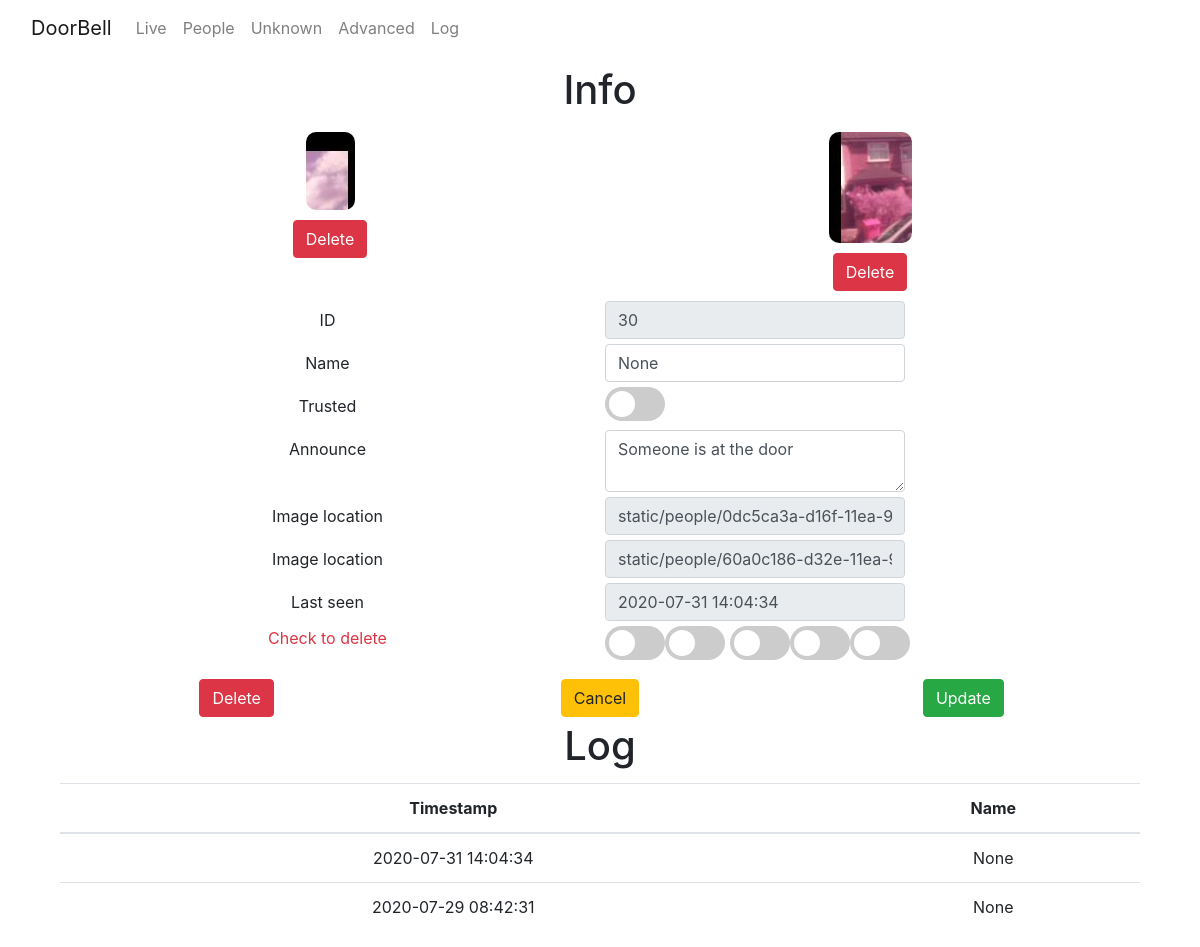
Before: /person/30 with the older database file.
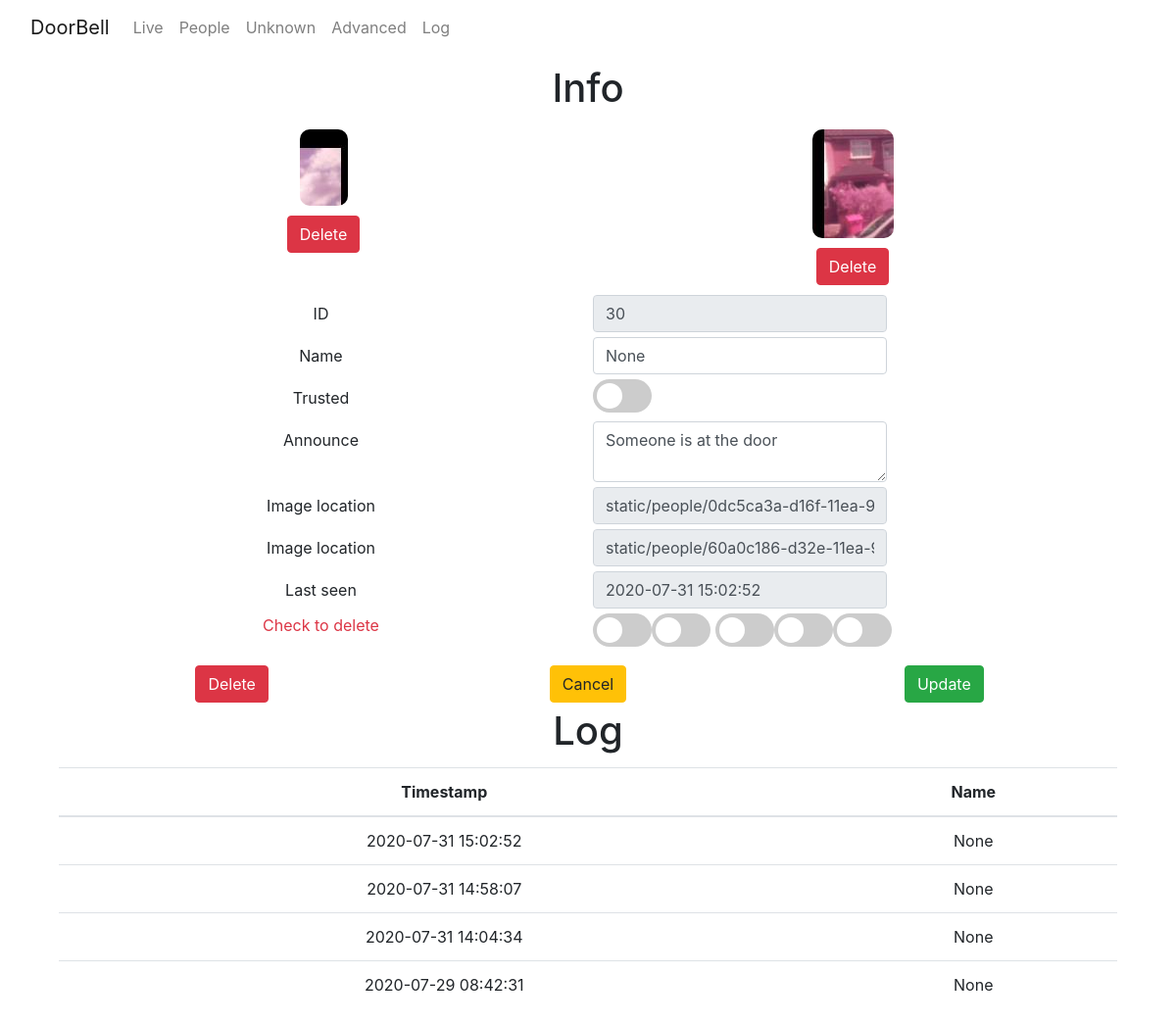
After: the same page with the newer database file.
### tables this page shows
CREATE TABLE "faces" (
	"id"	INTEGER NOT NULL,
	"person_id"	INTEGER,
	"image_loc"	text,
	"0"	NUMERIC,
	"1"	NUMERIC,
	"2"	NUMERIC,
	"3"	NUMERIC,
	"4"	NUMERIC,
	"5"	NUMERIC,
	"6"	NUMERIC,
	"7"	NUMERIC,
	"8"	NUMERIC,
	"9"	NUMERIC,
	"10"	NUMERIC,
	"11"	NUMERIC,
	"12"	NUMERIC,
	"13"	NUMERIC,
	"14"	NUMERIC,
	"15"	NUMERIC,
	"16"	NUMERIC,
	"17"	NUMERIC,
	"18"	NUMERIC,
	"19"	NUMERIC,
	"20"	NUMERIC,
	"21"	NUMERIC,
	"22"	NUMERIC,
	"23"	NUMERIC,
	"24"	NUMERIC,
	"25"	NUMERIC,
	"26"	NUMERIC,
	"27"	NUMERIC,
	"28"	NUMERIC,
	"29"	NUMERIC,
	"30"	NUMERIC,
	"31"	NUMERIC,
	"32"	NUMERIC,
	"33"	NUMERIC,
	"34"	NUMERIC,
	"35"	NUMERIC,
	"36"	NUMERIC,
	"37"	NUMERIC,
	"38"	NUMERIC,
	"39"	NUMERIC,
	"40"	NUMERIC,
	"41"	NUMERIC,
	"42"	NUMERIC,
	"43"	NUMERIC,
	"44"	NUMERIC,
	"45"	NUMERIC,
	"46"	NUMERIC,
	"47"	NUMERIC,
	"48"	NUMERIC,
	"49"	NUMERIC,
	"50"	NUMERIC,
	"51"	NUMERIC,
	"52"	NUMERIC,
	"53"	NUMERIC,
	"54"	NUMERIC,
	"55"	NUMERIC,
	"56"	NUMERIC,
	"57"	NUMERIC,
	"58"	NUMERIC,
	"59"	NUMERIC,
	"60"	NUMERIC,
	"61"	NUMERIC,
	"62"	NUMERIC,
	"63"	NUMERIC,
	"64"	NUMERIC,
	"65"	NUMERIC,
	"66"	NUMERIC,
	"67"	NUMERIC,
	"68"	NUMERIC,
	"69"	NUMERIC,
	"70"	NUMERIC,
	"71"	NUMERIC,
	"72"	NUMERIC,
	"73"	NUMERIC,
	"74"	NUMERIC,
	"75"	NUMERIC,
	"76"	NUMERIC,
	"77"	NUMERIC,
	"78"	NUMERIC,
	"79"	NUMERIC,
	"80"	NUMERIC,
	"81"	NUMERIC,
	"82"	NUMERIC,
	"83"	NUMERIC,
	"84"	NUMERIC,
	"85"	NUMERIC,
	"86"	NUMERIC,
	"87"	NUMERIC,
	"88"	NUMERIC,
	"89"	NUMERIC,
	"90"	NUMERIC,
	"91"	NUMERIC,
	"92"	NUMERIC,
	"93"	NUMERIC,
	"94"	NUMERIC,
	"95"	NUMERIC,
	"96"	NUMERIC,
	"97"	NUMERIC,
	"98"	NUMERIC,
	"99"	NUMERIC,
	"100"	NUMERIC,
	"101"	NUMERIC,
	"102"	NUMERIC,
	"103"	NUMERIC,
	"104"	NUMERIC,
	"105"	NUMERIC,
	"106"	NUMERIC,
	"107"	NUMERIC,
	"108"	NUMERIC,
	"109"	NUMERIC,
	"110"	NUMERIC,
	"111"	NUMERIC,
	"112"	NUMERIC,
	"113"	NUMERIC,
	"114"	NUMERIC,
	"115"	NUMERIC,
	"116"	NUMERIC,
	"117"	NUMERIC,
	"118"	NUMERIC,
	"119"	NUMERIC,
	"120"	NUMERIC,
	"121"	NUMERIC,
	"122"	NUMERIC,
	"123"	NUMERIC,
	"124"	NUMERIC,
	"125"	NUMERIC,
	"126"	NUMERIC,
	"127"	NUMERIC,
	PRIMARY KEY("id")
);

CREATE TABLE "people" (
	"id"	INTEGER NOT NULL,
	"name"	TEXT,
	"trusted"	boolean,
	"announce"	TEXT, pin TEXT,
	PRIMARY KEY("id")
);

CREATE TABLE "log" (
	"id"	INTEGER NOT NULL,
	"person_id"	TEXT NOT NULL,
	"datetime"	DATETIME NOT NULL DEFAULT CURRENT_TIMESTAMP,
	"distance"	FLOAT,
	PRIMARY KEY("id")
);

### app.py (the view)
@app.route("/person/<person_id>")
def person_page(person_id):
    person = db.execute("select * from people join faces on people.id = faces.person_id where people.id = ?", person_id)
    log = db.execute("SELECT * FROM log JOIN people ON person_id = people.id WHERE person_id LIKE ? OR datetime IN (SELECT datetime FROM log WHERE person_id LIKE ?) ORDER BY datetime DESC",person_id ,person_id)
    return render_template("/person.html", person=person, log=log)

### app.py (called while the page is built)
@app.after_request
def after_request(response):
    response.headers["Cache-Control"] = "no-cache, no-store, must-revalidate"
    response.headers["Expires"] = 0
    response.headers["Pragma"] = "no-cache"
    return response

### templates/person.html (shortened to what this page needs)
<!DOCTYPE html>
<html>
<head>
    <link rel="stylesheet" href="{{ url_for('static', filename='assets/bootstrap/css/bootstrap.min.css') }}">
    <link rel="stylesheet" href="{{ url_for('static', filename='assets/css/styles.min.css') }}">
</head>
<body>
    <nav class="navbar navbar-light navbar-expand-md">
        <div class="container-fluid"><a class="navbar-brand" href="/">DoorBell</a>
            <div class="collapse navbar-collapse"
                id="navcol-1">
                <ul class="nav navbar-nav">
                    <li class="nav-item" role="presentation"><a class="nav-link" href="/">Live</a></li>
                    <li class="nav-item" role="presentation"><a class="nav-link" href="/people">People</a></li>
                    <li class="nav-item" role="presentation"><a class="nav-link" href="/people/search/unknown">Unknown</a></li>
                    <li class="nav-item" role="presentation"><a class="nav-link" href="/settings">Advanced</a></li>
                    <li class="nav-item" role="presentation"><a class="nav-link" href="/log">Log</a></li>
                </ul>
            </div>
        </div>
    </nav>
    <form action="/person/update" method="post">
        <div class="container">
            <div class="row">
                <div class="col">
                    <h1>Info</h1>
                </div>
            </div>
            <div class="row">
                <div class="col">
                    <div class="row">
                        {% for row in person %}
                            <div class="col"><img class="mug" src="/{{ row['image_loc'] }}">
                            {% if person[1] %}
                            <p><button class="btn btn-danger" type="submit" formaction="/person/deleteface" name="face" value="{{ row['image_loc'] }}">Delete</button></p>
                            {% endif %}
                            </div>
                        {% endfor %}
                    </div>
                </div>
            </div>
        </div>
        <div class="container">
            <div class="row">
                <div class="col">
                    <div class="form-row">
                        <div class="col"><label class="col-form-label" for="id">ID</label></div>
                        <div class="col"><input class="form-control" type="text" id="id" name="id" value="{{ person[0]['person_id'] }}" readonly=""></div>
                    </div>
                    <div class="form-row">
                        <div class="col"><label class="col-form-label" for="name">Name</label></div>
                        <div class="col"><input class="form-control" type="text" id="name" name="name" placeholder="Name" value="{{ person[0]['name'] }}"></div>
                    </div>
                    <div class="form-row">
                        <div class="col"><label class="col-form-label" for="trusted">Trusted</label></div>
                        <div class="col text-left"><label class="col-form-label switch"><input type="checkbox" id="trusted" name="trusted" value="True">&nbsp;<span class="slider round"></span></label></div>
                    </div>
                    <div class="form-row">
                        <div class="col"><label class="col-form-label" for="announce">Announce</label></div>
                        <div class="col"><textarea class="form-control" id="announce" name="announce" placeholder="Announce">{{ person[0]['announce'] }}</textarea></div>
                    </div>
                    {% for row in person %}
                    <div class="form-row">
                        <div class="col"><label class="col-form-label" for="imageloc">Image location</label></div>
                        <div class="col"><input class="form-control" type="text" id="imageloc" disabled="" value="{{ row['image_loc'] }}"></div>
                    </div>
                    {% endfor %}
                    <div class="form-row">
                        <div class="col"><label class="col-form-label" for="lastseen">Last seen</label></div>
                        <div class="col"><input class="form-control" type="text" id="lastseen" disabled="" value="{{ log[0]['datetime'] }}"></div>
                    </div>
                    <div class="form-row">
                        <div class="col">
                            <p class="text-danger">Check to delete</p>
                        </div>
                        <div class="col text-left align-self-center"><label class="switch"><span class="slider round" style="/*background-color: red;*/"></span></label><label class="switch"><span class="slider round"></span></label>
                            <label
                                class="switch"><span class="slider round"></span></label><label class="switch"><span class="slider round"></span></label><label class="switch"><span class="slider round"></span></label></div>
                    </div>
                    <div class="form-row">
                        <div class="col"><button class="btn btn-danger" type="submit" formaction="/person/delete">Delete</button></div>
                        <div class="col"><a class="btn btn-warning" role="reset" href="/people">Cancel</a></div>
                        <div class="col"><button class="btn btn-success" type="submit">Update</button></div>
                    </div>
                </div>
            </div>
        </div>
    </form>
    <div class="container" id="log">
        <div class="row">
            <div class="col">
                <h1>Log</h1>
            </div>
        </div>
        <div class="row">
            <div class="col">
                <div class="table-responsive">
                    <table class="table">
                        <thead>
                            <tr>
                                <th>Timestamp</th>
                                <th>Name</th>
                            </tr>
                        </thead>
                        <tbody>
                            {% for row in log %}
                            <tr>
                                <td onclick="window.location='/log/search/{{ row['datetime'] }}/'">{{ row['datetime'] }}</td>
                                <td onclick="window.location='/person/{{ row['id'] }}'">{{ row['name'] }}</td>
                            </tr>
                            {% endfor %}
                        </tbody>
                    </table>
                </div>
            </div>
        </div>
    </div>
</body>
</html>

Changed rows visible on the page:
no longer on this page (row unchanged): log: datetime "2020-07-31 14:04:34", name "None"
no longer on this page (row unchanged): log: datetime "2020-07-29 08:42:31", name "None"
now on one of the page's lists (row unchanged): people: datetime "2020-07-31 15:02:52", name "None", datetime "2020-07-31 14:58:07", datetime "2020-07-31 14:04:34", datetime "2020-07-29 08:42:31"
added log: datetime "2020-07-31 15:02:52"
